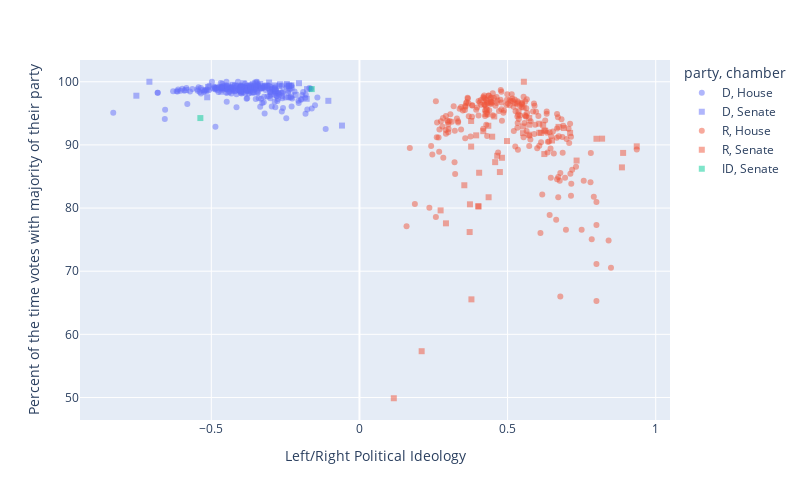

The notebook cell saved with this chart:
### Code cell
fig = px.scatter(members, x = 'DWNOMINATE', y = 'votes_with_party_pct',
                labels = {'DWNOMINATE':'Left/Right Political Ideology',
                         'votes_with_party_pct':'Percent of the time votes with majority of their party'},
                height = 500, width = 800,
                color = 'party',
                symbol = 'chamber',
                opacity = 0.5,
                hover_data = ['full_name'])
fig.show()

### Figure 1 — Plotly figure (JSON) as saved in the notebook; plotly's stock layout.template omitted (floating-point values rounded to 4 significant figures; data arrays with more than 128 entries replaced by an {"elided": "..."} marker saying what was removed)
{"data": [{"customdata": {"elided": "230x1 str values"}, "hovertemplate": "party=D<br>chamber=House<br>Left/Right Political Ideology=%{x}<br>Percent of the time votes with majority of their party=%{y}<br>full_name=%{customdata[0]}<extra></extra>", "legendgroup": "D, House", "marker": {"color": "#636efa", "opacity": 0.5, "symbol": "circle"}, "mode": "markers", "name": "D, House", "orientation": "v", "showlegend": true, "type": "scatter", "x": {"elided": "230 float values"}, "xaxis": "x", "y": {"elided": "230 float values"}, "yaxis": "y"}, {"customdata": [["Tammy Baldwin (D-WI)"], ["Michael Bennet (D-CO)"], ["Richard Blumenthal (D-CT)"], ["Cory Booker (D-NJ)"], ["Sherrod Brown (D-OH)"], ["Maria Cantwell (D-WA)"], ["Benjamin Cardin (D-MD)"], ["Thomas Carper (D-DE)"], ["Bob Casey (D-PA)"], ["Christopher Coons (D-DE)"], ["Catherine Cortez Masto (D-NV)"], ["Tammy Duckworth (D-IL)"], ["Richard Durbin (D-IL)"], ["Dianne Feinstein (D-CA)"], ["Kirsten Gillibrand (D-NY)"], ["Kamala Harris (D-CA)"], ["Margaret Hassan (D-NH)"], ["Martin Heinrich (D-NM)"], ["John Hickenlooper (D-CO)"], ["Mazie Hirono (D-HI)"], ["Tim Kaine (D-VA)"], ["Mark Kelly (D-AZ)"], ["Amy Klobuchar (D-MN)"], ["Patrick Leahy (D-VT)"], ["Ben Lujan (D-NM)"], ["Joe Manchin (D-WV)"], ["Edward Markey (D-MA)"], ["Robert Menendez (D-NJ)"], ["Jeff Merkley (D-OR)"], ["Christopher Murphy (D-CT)"], ["Patty Murray (D-WA)"], ["Jon Ossoff (D-GA)"], ["Alex Padilla (D-CA)"], ["Gary Peters (D-MI)"], ["Jack Reed (D-RI)"], ["Jacky Rosen (D-NV)"], ["Brian Schatz (D-HI)"], ["Charles Schumer (D-NY)"], ["Jeanne Shaheen (D-NH)"], ["Kyrsten Sinema (D-AZ)"], ["Tina Smith (D-MN)"], ["Debbie Stabenow (D-MI)"], ["Jon Tester (D-MT)"], ["Chris Van Hollen (D-MD)"], ["Mark Warner (D-VA)"], ["Raphael Warnock (D-GA)"], ["Elizabeth Warren (D-MA)"], ["Sheldon Whitehouse (D-RI)"], ["Ron Wyden (D-OR)"]], "hovertemplate": "party=D<br>chamber=Senate<br>Left/Right Political Ideology=%{x}<br>Percent of the time votes with majority of their party=%{y}<br>full_name=%{customdata[0]}<extra></extra>", "legendgroup": "D, Senate", "marker": {"color": "#636efa", "opacity": 0.5, "symbol": "square"}, "mode": "markers", "name": "D, Senate", "orientation": "v", "showlegend": true, "type": "scatter", "x": [-0.493, -0.229, -0.436, -0.585, -0.428, -0.305, -0.319, -0.177, -0.314, -0.23, -0.363, -0.335, -0.348, -0.268, -0.471, -0.709, -0.231, -0.33, -0.238, -0.511, -0.245, -0.178, -0.285, -0.36, -0.368, -0.059, -0.514, -0.367, -0.443, -0.271, -0.352, -0.466, -0.42, -0.246, -0.367, -0.284, -0.444, -0.357, -0.237, -0.105, -0.398, -0.343, -0.215, -0.391, -0.204, -0.4, -0.753, -0.354, -0.33], "xaxis": "x", "y": [98.96, 99.06, 98.94, 98.69, 99.53, 99.88, 99.3, 98.84, 99.41, 99.42, 98.26, 99.65, 99.88, 99.6, 99.18, 100, 97.66, 99.29, 99.31, 99.18, 99.64, 97.3, 99.41, 99.63, 99.24, 93.06, 97.54, 99.04, 98.31, 99.3, 99.76, 98.42, 99.41, 99.41, 99.42, 98.58, 99.3, 98.35, 99.39, 96.98, 99.18, 99.53, 97.91, 99.76, 99.77, 98.58, 97.79, 99.3, 99.07], "yaxis": "y"}, {"customdata": {"elided": "221x1 str values"}, "hovertemplate": "party=R<br>chamber=House<br>Left/Right Political Ideology=%{x}<br>Percent of the time votes with majority of their party=%{y}<br>full_name=%{customdata[0]}<extra></extra>", "legendgroup": "R, House", "marker": {"color": "#EF553B", "opacity": 0.5, "symbol": "circle"}, "mode": "markers", "name": "R, House", "orientation": "v", "showlegend": true, "type": "scatter", "x": {"elided": "221 float values"}, "xaxis": "x", "y": {"elided": "221 float values"}, "yaxis": "y"}, {"customdata": [["John Barrasso (R-WY)"], ["Marsha Blackburn (R-TN)"], ["Roy Blunt (R-MO)"], ["John Boozman (R-AR)"], ["Mike Braun (R-IN)"], ["Richard Burr (R-NC)"], ["Shelley Capito (R-WV)"], ["Bill Cassidy (R-LA)"], ["Susan Collins (R-ME)"], ["John Cornyn (R-TX)"], ["Tom Cotton (R-AR)"], ["Kevin Cramer (R-ND)"], ["Michael Crapo (R-ID)"], ["Ted Cruz (R-TX)"], ["Steve Daines (R-MT)"], ["Joni Ernst (R-IA)"], ["Deb Fischer (R-NE)"], ["Lindsey Graham (R-SC)"], ["Charles Grassley (R-IA)"], ["Bill Hagerty (R-TN)"], ["Joshua Hawley (R-MO)"], ["John Hoeven (R-ND)"], ["Cindy Hyde-Smith (R-MS)"], ["James Inhofe (R-OK)"], ["Ron Johnson (R-WI)"], ["John Kennedy (R-LA)"], ["James Lankford (R-OK)"], ["Mike Lee (R-UT)"], ["Kelly Loeffler (R-GA)"], ["Cynthia Lummis (R-WY)"], ["Roger Marshall (R-KS)"], ["Mitch Mcconnell (R-KY)"], ["Jerry Moran (R-KS)"], ["Lisa Murkowski (R-AK)"], ["Rand Paul (R-KY)"], ["Rob Portman (R-OH)"], ["Jim Risch (R-ID)"], ["Mitt Romney (R-UT)"], ["Mike Rounds (R-SD)"], ["Marco Rubio (R-FL)"], ["Ben Sasse (R-NE)"], ["Rick Scott (R-FL)"], ["Tim Scott (R-SC)"], ["Richard Shelby (R-AL)"], ["Dan Sullivan (R-AK)"], ["John Thune (R-SD)"], ["Thom Tillis (R-NC)"], ["Patrick Toomey (R-PA)"], ["Tommy Tuberville (R-AL)"], ["Roger Wicker (R-MS)"], ["Todd Young (R-IN)"]], "hovertemplate": "party=R<br>chamber=Senate<br>Left/Right Political Ideology=%{x}<br>Percent of the time votes with majority of their party=%{y}<br>full_name=%{customdata[0]}<extra></extra>", "legendgroup": "R, Senate", "marker": {"color": "#EF553B", "opacity": 0.5, "symbol": "square"}, "mode": "markers", "name": "R, Senate", "orientation": "v", "showlegend": true, "type": "scatter", "x": [0.537, 0.627, 0.402, 0.426, 0.8, 0.436, 0.274, 0.465, 0.116, 0.474, 0.613, 0.394, 0.498, 0.819, 0.573, 0.552, 0.455, 0.378, 0.354, 0.711, 0.733, 0.377, 0.435, 0.554, 0.62, 0.572, 0.607, 0.89, 0.555, 0.69, 0.573, 0.404, 0.418, 0.21, 0.886, 0.372, 0.552, 0.292, 0.373, 0.607, 0.672, 0.65, 0.624, 0.448, 0.481, 0.428, 0.401, 0.624, 0.936, 0.377, 0.458], "xaxis": "x", "y": [95.33, 92.23, 80.26, 94.9, 90.97, 81.71, 79.63, 88.27, 49.88, 85.7, 91.91, 91.51, 90.61, 90.99, 94.26, 92.92, 94.51, 65.54, 83.61, 91.9, 87.52, 93.79, 93.03, 95.93, 93.17, 91.62, 93.35, 88.73, 100, 92.67, 93.2, 85.59, 92.18, 57.33, 86.44, 76.2, 91.86, 77.58, 80.59, 91.92, 92.85, 90.7, 92.27, 91.3, 87.96, 95.62, 80.28, 88.55, 89.77, 89.73, 87.27], "yaxis": "y"}, {"customdata": [["Angus King (ID-ME)"], ["Bernard Sanders (ID-VT)"]], "hovertemplate": "party=ID<br>chamber=Senate<br>Left/Right Political Ideology=%{x}<br>Percent of the time votes with majority of their party=%{y}<br>full_name=%{customdata[0]}<extra></extra>", "legendgroup": "ID, Senate", "marker": {"color": "#00cc96", "opacity": 0.5, "symbol": "square"}, "mode": "markers", "name": "ID, Senate", "orientation": "v", "showlegend": true, "type": "scatter", "x": [-0.161, -0.537], "xaxis": "x", "y": [98.84, 94.25], "yaxis": "y"}], "layout": {"height": 500, "legend": {"title": {"text": "party, chamber"}, "tracegroupgap": 0}, "margin": {"t": 60}, "width": 800, "xaxis": {"anchor": "y", "autorange": true, "domain": [0, 1], "range": [-0.9434, 1.048], "title": {"text": "Left/Right Political Ideology"}, "type": "linear"}, "yaxis": {"anchor": "x", "autorange": true, "domain": [0, 1], "range": [46.44, 103.4], "title": {"text": "Percent of the time votes with majority of their party"}, "type": "linear"}}}
